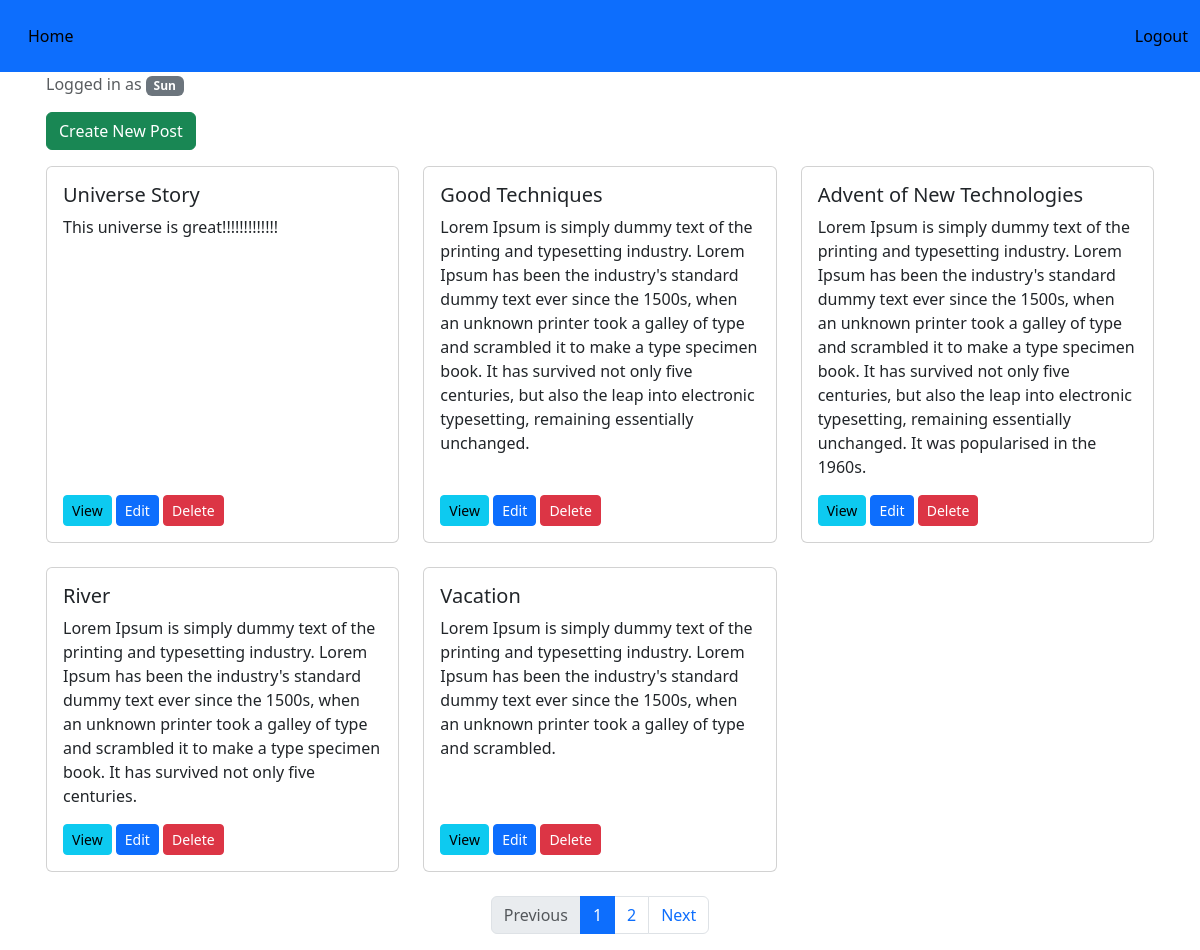
/dashboard (signed in), run on an earlier commit of the app's database.
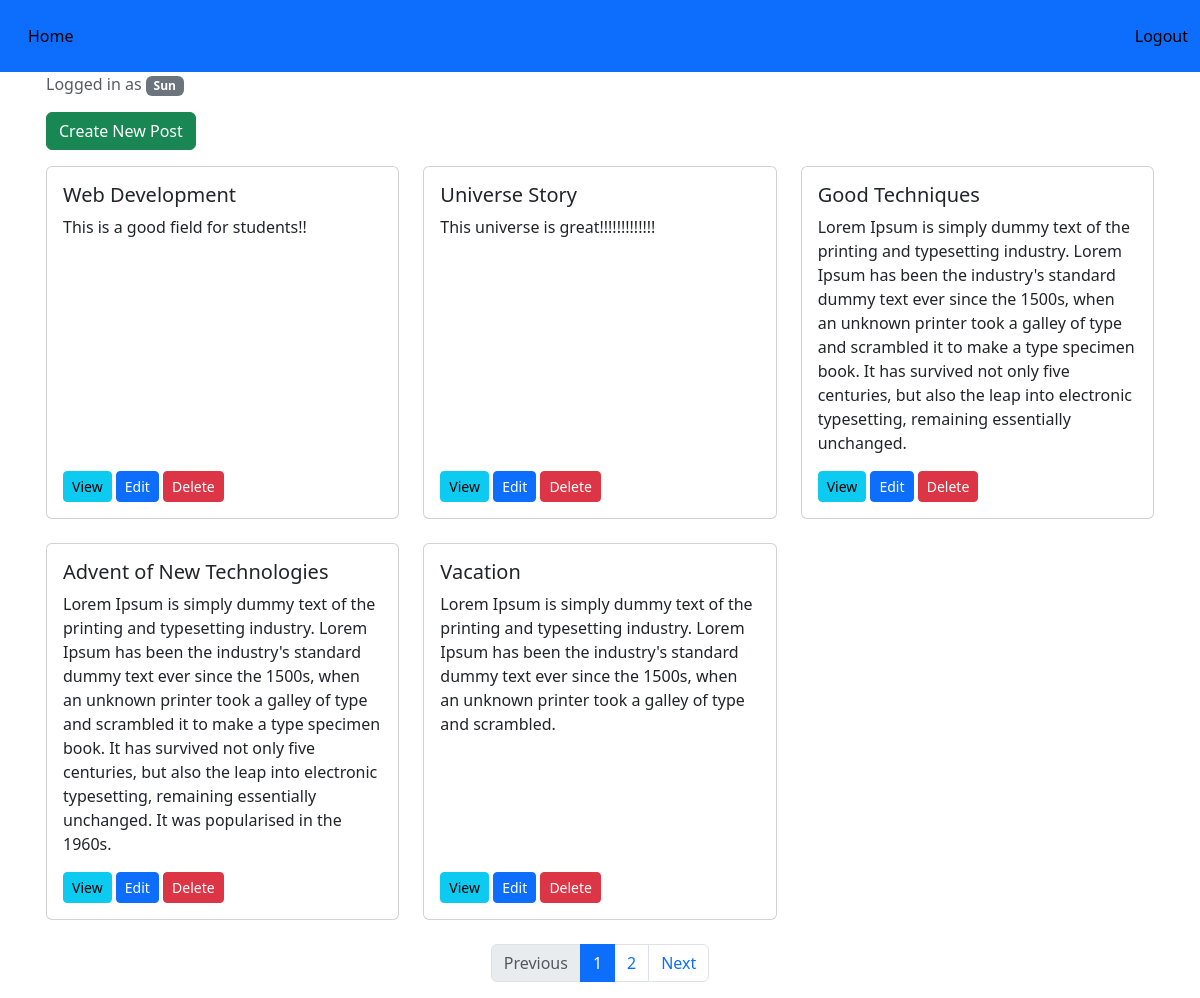
And on a later commit of the database.
### models.py (models this page shows)
class User(db.Model, UserMixin):
    id = db.Column(db.Integer, primary_key=True)
    name = db.Column(db.String(150), nullable=False)
    email = db.Column(db.String(150), unique=True, nullable=False)
    password = db.Column(db.String(200), nullable=False)

class BlogPost(db.Model):
    id = db.Column(db.Integer, primary_key=True)
    title = db.Column(db.String(200), nullable=False)
    content = db.Column(db.Text, nullable=False)
    author_id = db.Column(db.Integer, db.ForeignKey('user.id'), nullable=False)
    author = db.relationship('User', backref=db.backref('posts', lazy=True))

### routes.py (the view)
@routes.route('/dashboard')
@login_required
def dashboard():
    page = request.args.get('page', 1, type=int)
    posts = BlogPost.query.order_by(BlogPost.id.desc()).paginate(page=page, per_page=5)
    return render_template('dashboard.html', posts=posts)

### app.py (called while the page is built)
@login_manager.user_loader
def load_user(user_id):
    return User.query.get(int(user_id))

### templates/dashboard.html
{% extends "base.html" %} {% block title %}Dashboard{% endblock %} {% block
content %}
<div class="container px-3">
  <p class="text-muted">
    Logged in as <span class="badge bg-secondary">{{ current_user.name }}</span>
  </p>
  <p>
    <a class="btn btn-success" href="{{ url_for('routes.new_post') }}"
      >Create New Post</a
    >
  </p>
  {% if posts.items %}
  <div class="row">
    {% for post in posts.items %}
    <div class="col-md-4 mb-4">
      <div class="card h-100">
        <div class="card-body d-flex flex-column">
          <h5 class="card-title">{{ post.title }}</h5>
          <p class="card-text">{{ post.content }}</p>
          <div class="mt-auto">
            <a
              href="{{ url_for('routes.view_post', post_id=post.id) }}"
              class="btn btn-info btn-sm"
              >View</a
            >
            <a
              href="{{ url_for('routes.edit_post', post_id=post.id) }}"
              class="btn btn-primary btn-sm"
              >Edit</a
            >
            <form
              method="POST"
              action="{{ url_for('routes.delete_post', post_id=post.id) }}"
              style="display: inline"
            >
              <button
                type="submit"
                class="btn btn-danger btn-sm"
                onclick="return confirm('Are you sure?')"
              >
                Delete
              </button>
            </form>
          </div>
        </div>
      </div>
    </div>
    {% endfor %}
  </div>
  {% if posts.pages > 1 %}
  <nav aria-label="Page navigation">
    <ul class="pagination justify-content-center">
      {% if posts.has_prev %}
      <li class="page-item">
        <a
          class="page-link"
          href="{{ url_for('routes.dashboard', page=posts.prev_num) }}"
          >Previous</a
        >
      </li>
      {% else %}
      <li class="page-item disabled">
        <span class="page-link">Previous</span>
      </li>
      {% endif %} {% for page_num in posts.iter_pages(left_edge=1, right_edge=1,
      left_current=2, right_current=2) %} {% if page_num %} {% if page_num ==
      posts.page %}
      <li class="page-item active">
        <span class="page-link">{{ page_num }}</span>
      </li>
      {% else %}
      <li class="page-item">
        <a
          class="page-link"
          href="{{ url_for('routes.dashboard', page=page_num) }}"
          >{{ page_num }}</a
        >
      </li>
      {% endif %} {% else %}
      <li class="page-item disabled"><span class="page-link">…</span></li>
      {% endif %} {% endfor %} {% if posts.has_next %}
      <li class="page-item">
        <a
          class="page-link"
          href="{{ url_for('routes.dashboard', page=posts.next_num) }}"
          >Next</a
        >
      </li>
      {% else %}
      <li class="page-item disabled"><span class="page-link">Next</span></li>
      {% endif %}
    </ul>
  </nav>
  {% endif %} {% else %}
  <p>No posts yet.</p>
  {% endif %}
</div>
{% endblock %}

### templates/base.html (shortened to what this page needs)
<!DOCTYPE html>
<html>
  <head>
    <link
      href="https://cdn.jsdelivr.net/npm/bootstrap@5.3.7/dist/css/bootstrap.min.css"
      rel="stylesheet"
    />
  </head>
  <body>
    <nav class="navbar navbar-expand-lg bg-primary">
      <div class="container-fluid">
        <div class="collapse navbar-collapse" id="navbarSupportedContent">
          <ul class="nav nav-pills">
            <li class="navbar-text ms-auto">
              <a class="nav-link" href="{{ url_for('routes.dashboard') }}"
                >Home</a
              >
            </li>
          </ul>
          <span class="navbar-text ms-auto">
            <a href="/logout" class="nav-link">Logout</a>
          </span>
        </div>
      </div>
    </nav>
     {% block content %}{% endblock %}
  </body>
</html>

What changed in the data, as far as the page shows it:
removed BlogPost: title "River", content "Lorem Ipsum is simply dummy text of the printing and typesetting industry. Lorem Ipsum has been the industry's standard dummy text ever since the 1500s, when an unknown printer took a galley of type and scrambled it to make a type specimen book. It has survived not only five centuries."
added BlogPost: title "Web Development", content "This is a good field for students!!"
